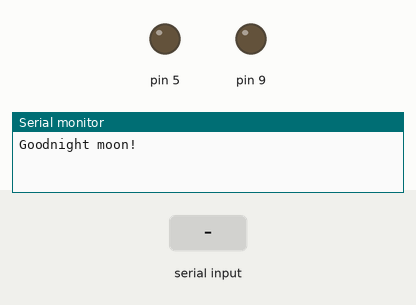
Simulated run of this sketch. Board: Arduino Uno, built with avr-gcc and run on an emulated ATmega328P. Parts: output pins drawn as LEDs (lit = HIGH), the last lines printed to the serial monitor. Inputs (shaded band) come from the test bench. The modem accepts every AT command (registered, SIM ready, sends succeed) and sends nothing else.

Above: at 0.1 s.
At 4.5 s:
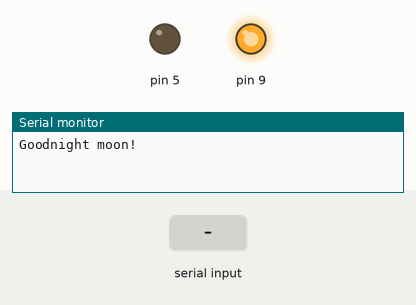
4.6 s: "+INQ:\n" received over the second serial link
At 8.0 s:
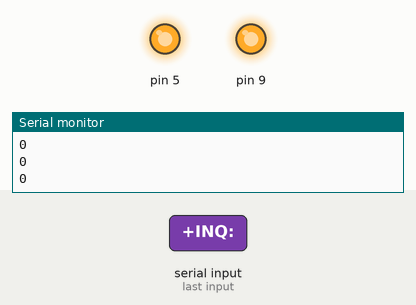
Timing chart, 0 to 9.5 s (numbered marks = the images above; inputs shaded):
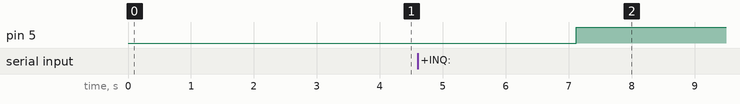

Measured:
- after the input at 4.6 s, pin 5: LOW → HIGH after 2.5 s

The sketch:

esp_BT_final.ino
```cpp
#include <SoftwareSerial.h>
#include <CapacitiveSensor.h>


//const char keyword_OK[] = "OK";
//const char keyword_carrot[] = ">";
unsigned long time_connectWeb;
unsigned long timeout_start_val;
String data_web;
String data_back;
String AllowPhoneBase;
const int MaxWebData = 1000;


String findPhoneBase[10];
int    findPhoneNum;
const int MaxData = 150;
String data_in;
boolean data_end;

//char scratch_data_from_ESP[20];//first byte is the length of bytes
SoftwareSerial ESP8266(6, 7); // RX, TX
SoftwareSerial doorBT(10, 11); // RX, TX
CapacitiveSensor   cs_4_2 = CapacitiveSensor(4,2);
void setup() {
  // Open serial communications and wait for port to open:
  Serial.begin(9600);
  while (!Serial) {
    ; // wait for serial port to connect. Needed for native USB port only
  }

  cs_4_2.set_CS_AutocaL_Millis(0x0);
  pinMode(5,OUTPUT);
  digitalWrite(5,LOW);
  Serial.println("Goodnight moon!");

  // set the data rate for the SoftwareSerial port
  ESP8266.begin(9600);
  delay(300);
  ESP8266.println("AT+RST");
  read_ESP8266(2000);
  delay(1000);


  pinMode(9,OUTPUT);
  digitalWrite(9,HIGH);
  doorBT.begin(9600);
  data_end=false;
  timeout_start_val=millis();
  time_connectWeb=millis();
}

void loop() { // run over and over
  for(int x=0;x<findPhoneNum;x++){
      if(data_back.indexOf(findPhoneBase[x]) !=-1)  {
        Serial.println(findPhoneBase[x]);
        digitalWrite(5,HIGH);
        delay(1000);
                digitalWrite(5,LOW);
      }
  }
  delay(500);
  doorBT.listen();
  while(doorBT.available()){
          char temp;
          temp = doorBT.read();
          if(temp == '\r' || temp=='\n') data_in+='@';
          else data_in+=temp;
         if(data_in.indexOf("OK")!=-1){
              Serial.print(data_in);
              findPhone();
              data_in="";
         }
   }

  if ((millis()-time_connectWeb)>10000) { //時間經過 20s
      ESP8266.listen();
  while(ESP8266.available()) {
    Serial.write(ESP8266.read());
  }
         data_web="";
         connectWeb();
         parsePhone();
         time_connectWeb=millis();   //計時歸零
  }
  if ((millis()-timeout_start_val)>2000) { //時間經過 5s
        Serial.print("Search phone.");
        delay(300);
        doorBT.println("AT+INQ");
        delay(300);
        timeout_start_val=millis();   //計時歸零
  }
  delay(300);
  if (Serial.available()) {
          char ccc;
          ccc= Serial.read();
          if(ccc=='!'){
                Serial.println(data_back);
          }
  }
}
void findPhone(){
      int i=0;
      String data_back2;
      findPhoneNum=0;
      data_back2 = data_in;
      i=(data_back2).indexOf("+INQ:");
      while (i!= -1){
            //Serial.println(data_back);
            findPhoneBase[findPhoneNum] = (data_back2+i).substring(i+5,i+17);
            Serial.println( findPhoneBase[findPhoneNum]);
            findPhoneNum++;
            data_back2 = data_back2.substring(i+5,data_back.length());
            i=(data_back2).indexOf("+INQ:");
      }
}
void parsePhone(){
      int x,y;

      //data_back = data_web;
      x=(data_web).indexOf("AllowPhone");
      y=(data_web).indexOf("ending");
      if(x!=-1 && y!=-1) {
            data_back = data_web.substring(x+10,y);
      }

}

void connectWeb(){
      ESP8266.println("AT+CIPSTART=\"TCP\",\"info-107a.rhcloud.com\",80");
      read_ESP8266(2000);
      ESP8266.println("AT+CIPSEND=54\r\n");
      read_ESP8266(2000);
      ESP8266.println("GET /mac.php HTTP/1.0");
      delay(500);
      read_ESP8266(1500);
      ESP8266.println("Host: info-107a.rhcloud.com\r\n");
      read_ESP8266(5000);
     // Serial.println(data_web);
}

int read_ESP8266(int timeout_val){
      timeout_start_val=millis();
      int keyCount=0;
      char temp;
      while(1){
            if(ESP8266.available()){  //有資料就存到 key_in[]
                  temp = ESP8266.read();
                  if(temp == '\r' || temp=='\n') data_web+='@';
                  else data_web+=temp;
                  if(data_web.length() >= MaxWebData){   //資料量過太,重新檢測是否加大陣列
                      Serial.println("WebData too large!");
                      return keyCount;
                  }
            }
            if((millis()-timeout_start_val)>timeout_val ){   //時間到
                  return keyCount;
            }
      }

}
```
